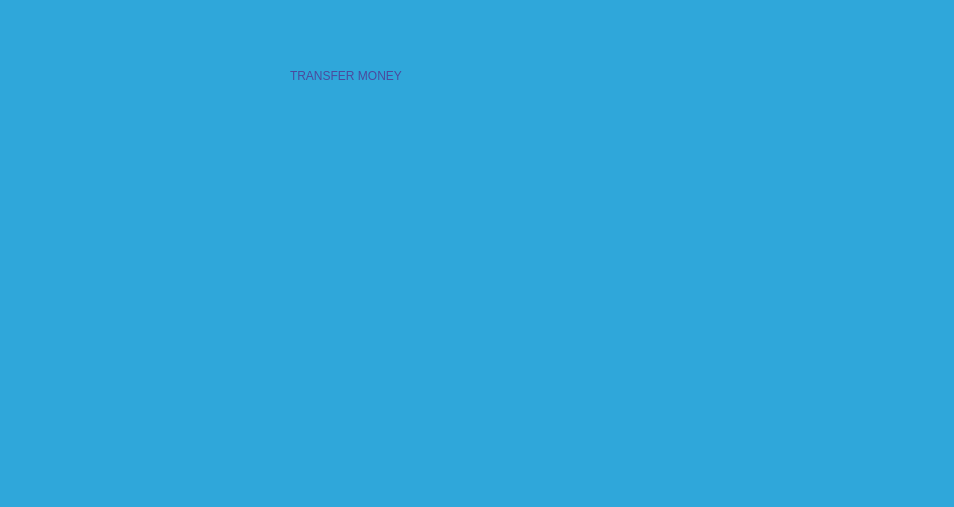
<?xml version="1.0" encoding="UTF-8"?>
<ui version="4.0">
 <class>Form</class>
 <widget class="QWidget" name="Form">
  <property name="geometry">
   <rect>
    <x>0</x>
    <y>0</y>
    <width>954</width>
    <height>507</height>
   </rect>
  </property>
  <property name="windowTitle">
   <string>Form</string>
  </property>
  <property name="styleSheet">
   <string notr="true">background-color: rgb(47, 167, 218);</string>
  </property>
  <widget class="QLabel" name="label">
   <property name="geometry">
    <rect>
     <x>290</x>
     <y>20</y>
     <width>461</width>
     <height>111</height>
    </rect>
   </property>
   <property name="styleSheet">
    <string notr="true">color: rgb(75, 73, 157);
font: 700 28pt &quot;Segoe UI&quot;;</string>
   </property>
   <property name="text">
    <string>TRANSFER MONEY</string>
   </property>
  </widget>
 </widget>
 <resources/>
 <connections/>
</ui>
